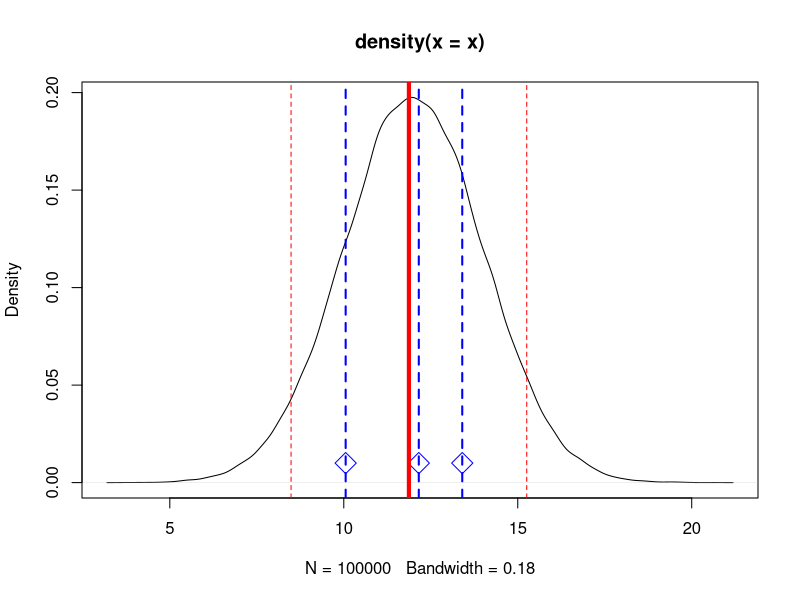
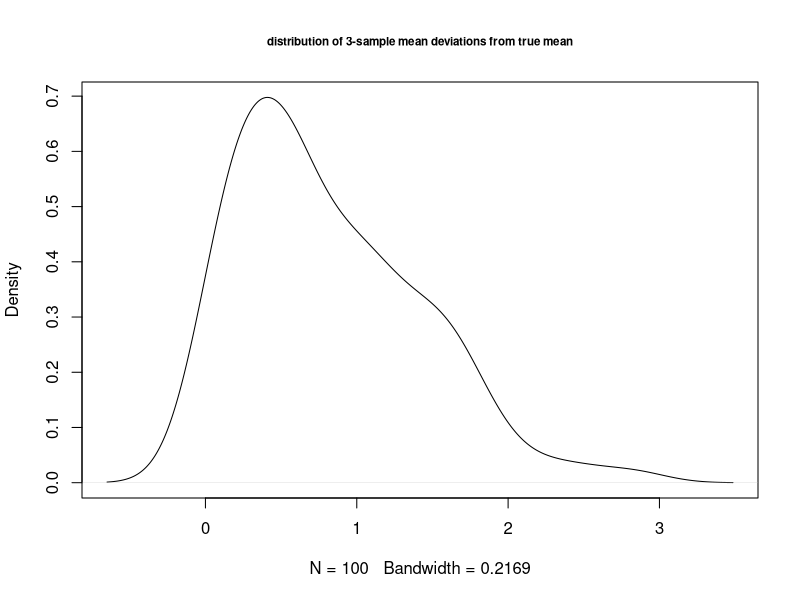
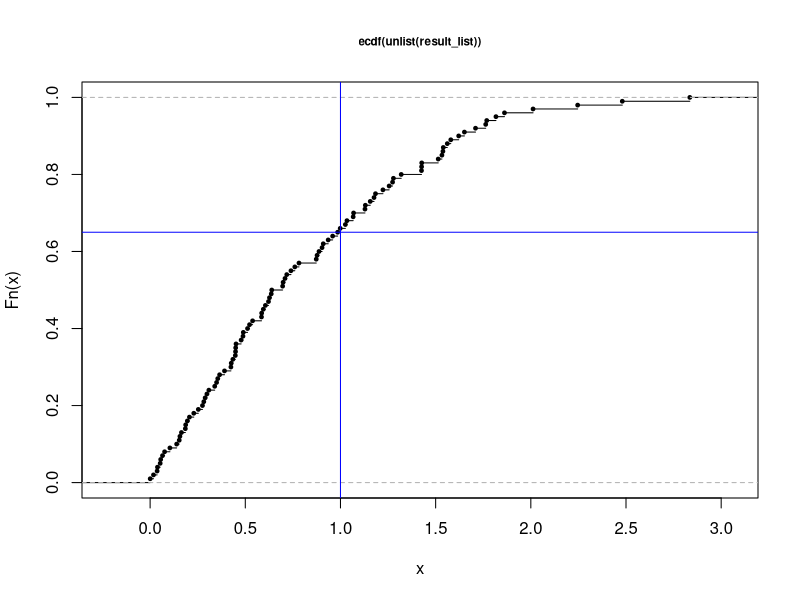
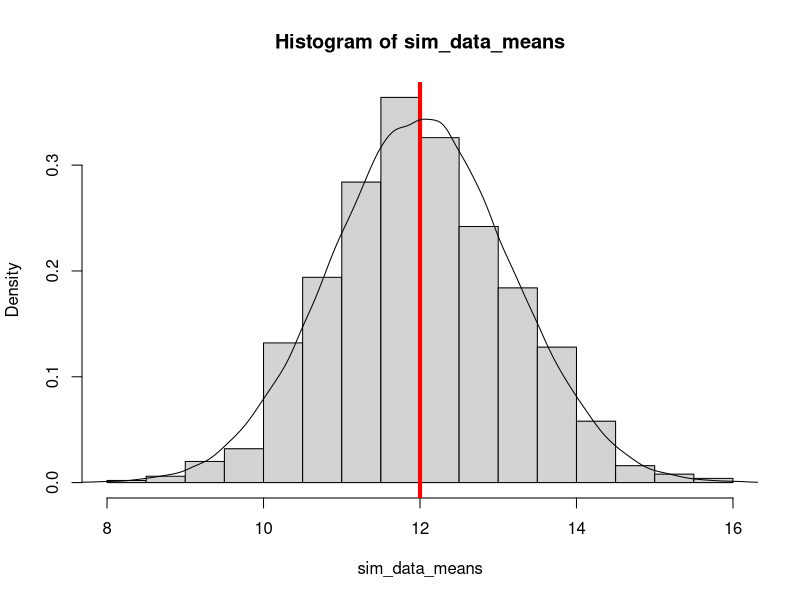
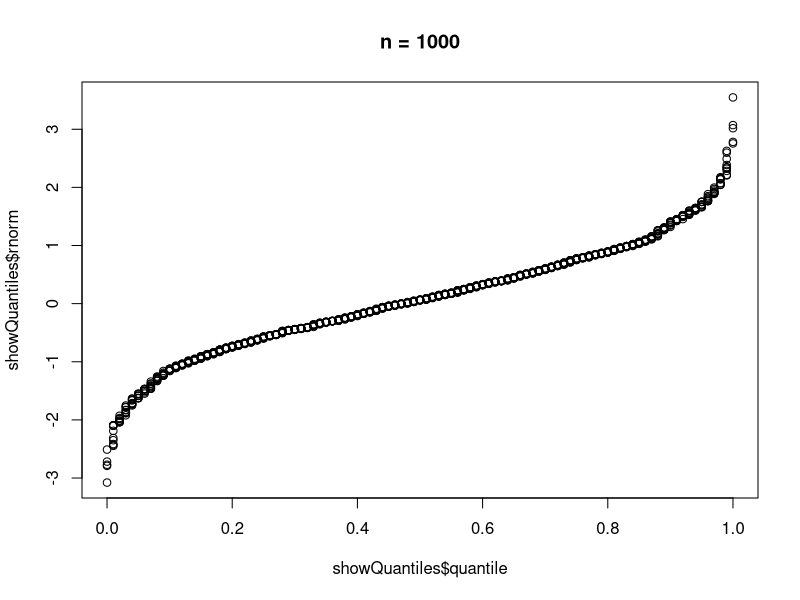
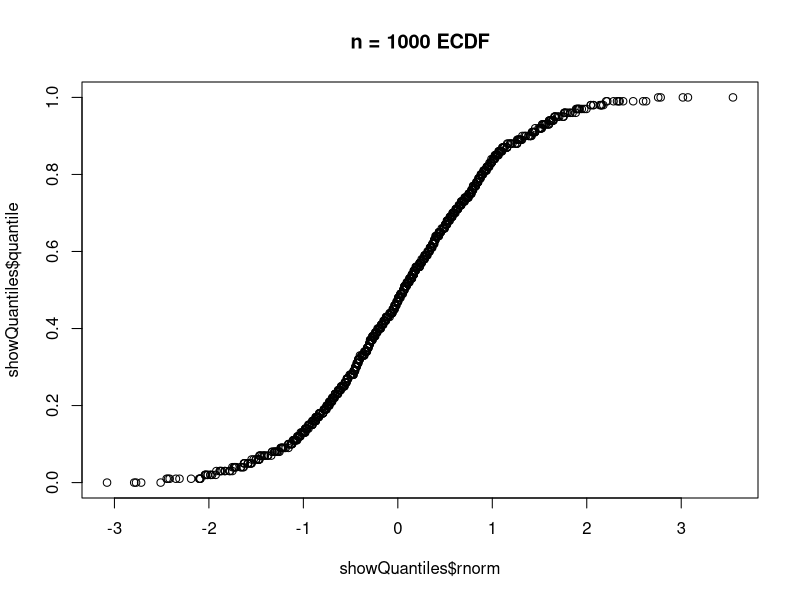
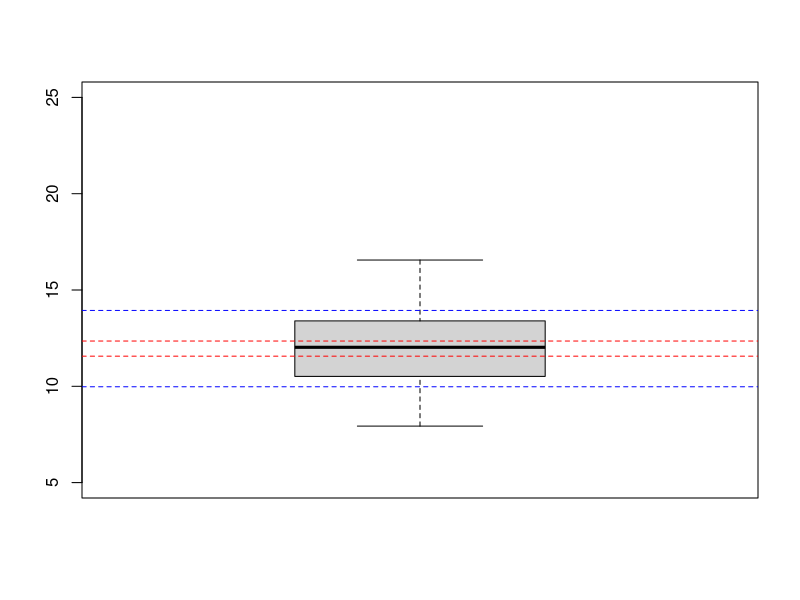
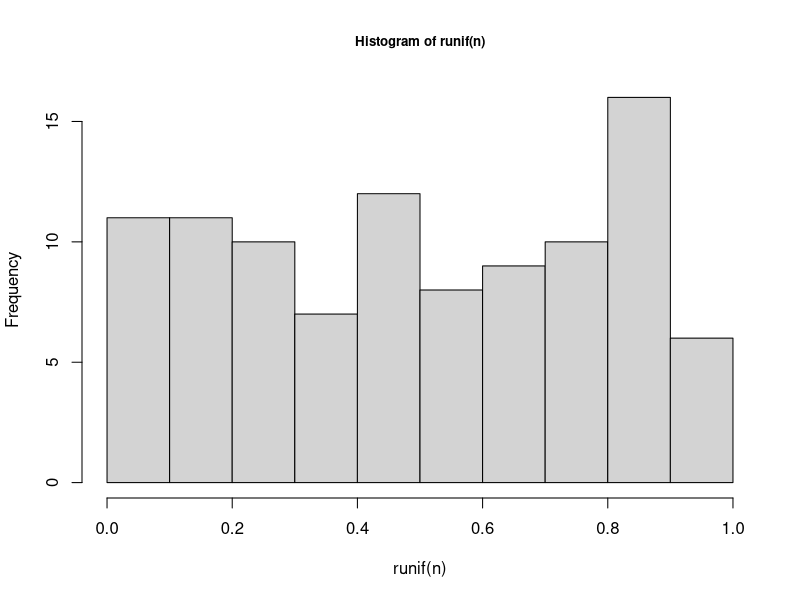

The R source for these figures, in order:
## ---- chunk 1
rnorm(2)
rnorm(2, mean = 5, sd = 1)
rnorm(2, mean = 5, sd = 200)

set.seed(123)
x <-rnorm(100000, mean = 12, sd = 2)
plot(density(x))
#x_s <- c(12, 13, 17)
x_s <- sample(x, 3) 
# x_s <- rnorm(3, mean = 12, sd = 2)
points(x = x_s, y = rep(0.01,3), col = "blue", pch = 5, cex = 2)
abline(v = x_s, col = 'blue', lwd = 2 , lty = 2)
abline(v = mean(x_s), col = 'red', lwd = 4 , lty = 1)
abline(v = c(mean(x_s)-2*sd(x_s), mean(x_s)+2*sd(x_s)), col = 'red', lwd = 1 , lty = 2)



result_list = alist()
for( i in 1:100) {
  x_s <- sample(x, 3) # sample from our x
  result_list[[i]] <- abs( mean(x_s)-mean(x) )  # calculate difference between sample and true mean
}



plot(density(unlist(result_list)), 
     main = "distribution of 3-sample mean deviations from true mean",
     cex.main = 0.7)

plot(ecdf(unlist(result_list)), cex.main = 0.7, cex= 0.5)
abline(h = 0.65, v = 1, col = 'blue')

# 


## ---- chunk 2
sample_size <- 3
nsamples <- 1000

sim_data <- matrix(rnorm(nsamples * sample_size, 12, 2), nsamples)
head(sim_data)

sim_data_means <- rowMeans(sim_data)
head(sim_data_means)
hist(sim_data_means, freq = F)
abline(v=12, col = 'red', lwd=4)
x <-rnorm(100000, mean = 12, sd = 2 / sqrt(sample_size))
lines(density(x))

sd(sim_data_means)
sem = 2 / sqrt(sample_size)
sem
## ---- chunk 3

n = 1000

showQuantiles <- data.frame(rnorm = sort(rnorm(n)))
showQuantiles$quantile <- round(seq(0,1, length.out = nrow(showQuantiles)), digits = 2)
plot(x = showQuantiles$quantile, y = showQuantiles$rnorm, main = paste0("n = ", n ))
#n <- 10 * n

# ECDF 
plot(y = showQuantiles$quantile, x = showQuantiles$rnorm, main = paste(paste0("n = ", n ), "ECDF"))


## ---- chunk 4
# formula for CI = mu +- q(a) * SE
# probably you have seen mean +- 1.96 + SEM? That is the Z quantile for CL = 5%
qnorm(0.975)

###
x_s <- rnorm(100, 12, 2)
s_mean <- mean(x_s)
s_sd <- sd(x_s)
n = length(x_s) 
ci <- qt(0.975, df = n-1)*s_sd/sqrt(n) # formula for confidence limit
ci

boxplot(x_s, ylim = c(5,25))
abline(h = c(s_mean - ci,  s_mean + ci
), col = 'red', lty=2)

abline(h = c(s_mean - s_sd,
             s_mean + s_sd
), col = 'blue', lty=2)

## ---- chunk 5
n=100
replicate(3,hist(runif(n), cex.main = 0.8))
hist(colMeans(replicate(1000, runif(n))), cex.main = 0.8)

## ---- chunk 6
n=5
x <- runif(n, min = 5, max = 6) # single random sample.
b <- replicate(10000, mean(sample(x, replace=TRUE)))


hist(x, main ="one sample", cex.main = 0.8)

hist(replicate(10000, runif(n, min = 5, max =6)), 
     main = "uniform distribution", cex.main = 0.8)

hist(b, main = "bootstrapped" , cex.main = 0.8)

plot(ecdf(b), main = "bootstrapped - cdf" , cex.main = 0.8)

qb <- quantile(b, c(0.025,0.975))
abline(v = qb)

## ---- chunk 7

hist(runif(10000))
shapiro.test(runif(1000))


hist(rnorm(10000))
shapiro.test(rnorm(1000))


## ---- chunk 8
my_data <- data.frame(gene = 0.1 + runif(10000), 
control = 0.1 +runif(10000))
my_data$fold_change <- my_data$gene/my_data$control
hist(my_data$fold_change)
abline(v=1, col = 'red', lwd=2)

hist(log2(my_data$fold_change))
abline(v=0, col = 'red', lwd=2)



